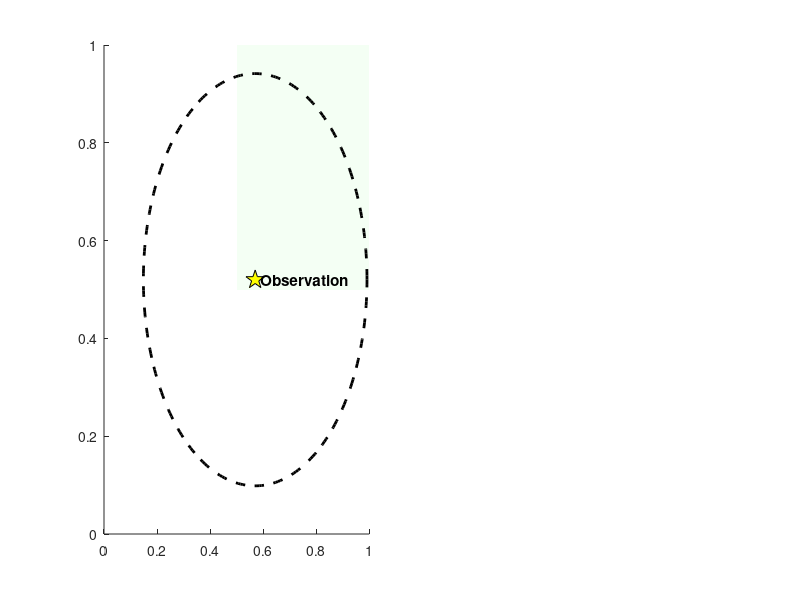

Write MATLAB code to recreate this figure. (Note: this script raises an error after producing the figure.)
clear; clc;

%% Observational correlations
r1_obs = 0.57;
r2_obs = 0.52;

% Sample size and significance threshold
n = 21;%no of sampled years
alpha = 0.05;
t_crit = tinv(1 - alpha/2, n - 2);  % two-tailed
r_sig = t_crit / sqrt(t_crit^2 + n - 2);  % minimum r for significance

% Model correlations and names
r1 = [-0.03, 0.10, 0.13, 0.17, 0.33, 0.82, 0.61, 0.41, 0.62, 0.07, -0.36, 0.54, ...
      0.32, -0.12, 0.04, 0.73, 0.13, -0.29, 0.17];
r2 = [0.21, 0.05, 0.51, 0.13, 0.85, 0.71, 0.62, 0.91, -0.37, -0.04, 0.59, 0.22, ...
      -0.17, 0.15, 0.53, 0.77, 0.02, -0.25, 0.16];

models_name = {...
    'ACCESS-CM2', 'BCC-CSM2-MR', 'CAMS-CSM1-0', 'CanESM5', ...
    'CESM2', 'CESM2-FV2', 'CESM2-WACCM', 'CESM2-WACCM-FV2', ...
    'CMCC-CM2-HR4', 'E3SM-1-0', 'E3SM-1-1', 'FGOALS-f3-L', ...
    'GISS-E2-1-G', 'INM-CM4-8', 'INM-CM5-0', 'IPSL-CM6A-LR', ...
    'MIROC6', 'NESM3', 'NorESM2-LM'};

% Distance to observation
dist = sqrt((r1 - r1_obs).^2 + (r2 - r2_obs).^2);
[sortedDist, sortIdx] = sort(dist);
sortedModels = models_name(sortIdx);
topN = 6;
radius = sortedDist(topN);

% Setup figure
figure('Color', 'w', 'Position', [100, 100, 1400, 600]);

% Colors and markers
colors = lines(length(r1));
defaultMarkers = {'o','s','^','d','v','>','<','p','h','x','+','*','.','o','s','^','d','v','>'};
markers = defaultMarkers(1:length(r1));

% === PANEL 1: Scatter Plot ===
subplot(1, 2, 1); hold on;

% Highlight region: r > 0.5 and significant
patch([0.5, 1, 1, 0.5], [0.5, 0.5, 1, 1], [0.85 1 0.85], ...
    'EdgeColor', 'none', 'FaceAlpha', 0.3);

% Draw observation
plot(r1_obs, r2_obs, 'kp', 'MarkerSize', 14, 'MarkerFaceColor', 'y');
text(r1_obs + 0.02, r2_obs, 'Observation', 'FontSize', 11, 'FontWeight', 'bold');

% Circle around top-N
theta = linspace(0, 2*pi, 300);
plot(r1_obs + radius*cos(theta), r2_obs + radius*sin(theta), '--k', 'LineWidth', 2);

% Threshold lines
xline(0.5, ':k', 'LineWidth', 1.5);
yline(0.5, ':k', 'LineWidth', 1.5);
xline(r_sig, '--b', 'LineWidth', 1); yline(r_sig, '--b', 'LineWidth', 1);
xline(-r_sig, '--b', 'LineWidth', 1); yline(-r_sig, '--b', 'LineWidth', 1);
plot([-1 1], [-1 1], 'k--', 'LineWidth', 1);  % Diagonal

% Plot each model
for i = 1:length(r1)
    isTop = ismember(i, sortIdx(1:topN));
    isHighCorr = (r1(i) > 0.5) && (r2(i) > 0.5);
    isSignificant = (abs(r1(i)) > r_sig) && (abs(r2(i)) > r_sig);

    faceColor = colors(i,:);
    edgeColor = 'k';
    lineW = 1.5;

    if isTop
        faceColor = [1 0 0];  % Red fill
    end
    if isHighCorr && isSignificant
        edgeColor = [0 0.6 0];  % Green border
        lineW = 2.5;
    end

    plot(r1(i), r2(i), markers{i}, ...
        'MarkerSize', 10, ...
        'MarkerEdgeColor', edgeColor, ...
        'MarkerFaceColor', faceColor, ...
        'LineWidth', lineW);

    text(r1(i)+0.015, r2(i), models_name{i}, 'FontSize', 9, 'Interpreter', 'none');
end

xlabel('r_1: AMOC vs ZOS Coast Index', 'FontSize', 13, 'FontWeight', 'bold');
ylabel('r_2: AMOC vs ZOS Index', 'FontSize', 13, 'FontWeight', 'bold');
title('(a) Model Correlations vs Observation', 'FontSize', 14, 'FontWeight', 'bold');
axis equal; xlim([-1 1]); ylim([-1 1]);
box on;

% Annotation for r_sig
annotation('textbox', [0.15, 0.87, 0.2, 0.05], 'String', ...
    sprintf('95%% significance: |r| > %.2f (n = %d)', r_sig, n), ...
    'EdgeColor', 'none', 'FontSize', 10, 'Color', 'b');

% === PANEL 2: GROUPED BAR PLOT OF r1 and r2 ===
subplot(1, 2, 2);

% Sort data by distance
r1_sorted = r1(sortIdx);
r2_sorted = r2(sortIdx);
model_labels = models_name(sortIdx);

% Bar data
bar_data = [r1_sorted(:), r2_sorted(:)];

% Bar chart
hb = bar(bar_data, 'grouped');
hb(1).FaceColor = [0.2 0.4 0.8];  % r1
hb(2).FaceColor = [0.9 0.4 0.2];  % r2

% X labels
xticks(1:length(r1));
xticklabels(model_labels);
xtickangle(45);

% Threshold lines (and save handles for legend)
hold on;
h1 = yline(r_sig, '--b', 'LineWidth', 1); % 95% significance
h2 = yline(0.5, ':k', 'LineWidth', 1.5);  % r > 0.5

% Dummy handles for legend
h3 = plot(NaN, NaN, '--b', 'LineWidth', 1);   % 95% line legend
h4 = plot(NaN, NaN, ':k', 'LineWidth', 1.5);  % r > 0.5 line legend

ylabel('Correlation (r)', 'FontSize', 12, 'FontWeight', 'bold');
title('(b) Correlation Strength per Model', 'FontSize', 14, 'FontWeight', 'bold');
ylim([-1 1]);
box on;

% Updated legend to include lines
legend([hb(1), hb(2), h3, h4], ...
    {'r_1: Coast Index', 'r_2: ZOS Index', ...
     '95% significance (|r| > 0.43)', 'r > 0.5'}, ...
    'Location', 'northwest', 'FontSize', 9);
